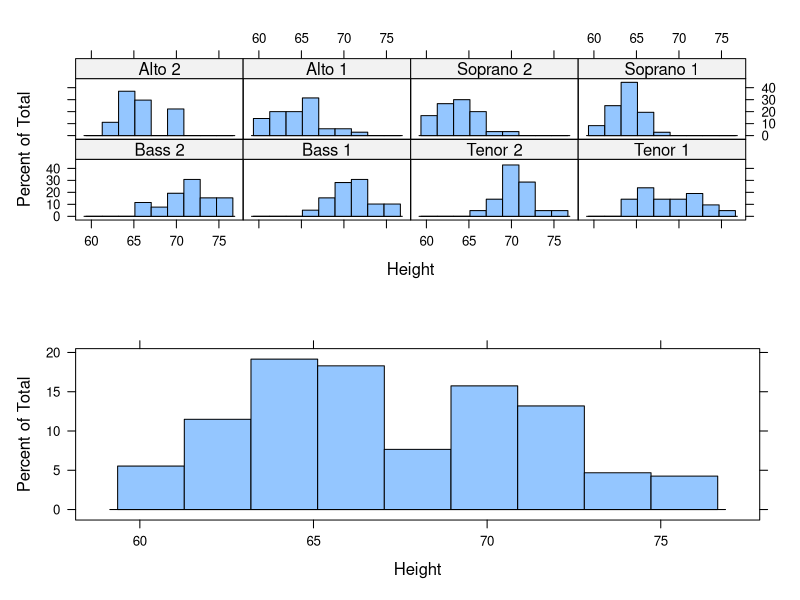
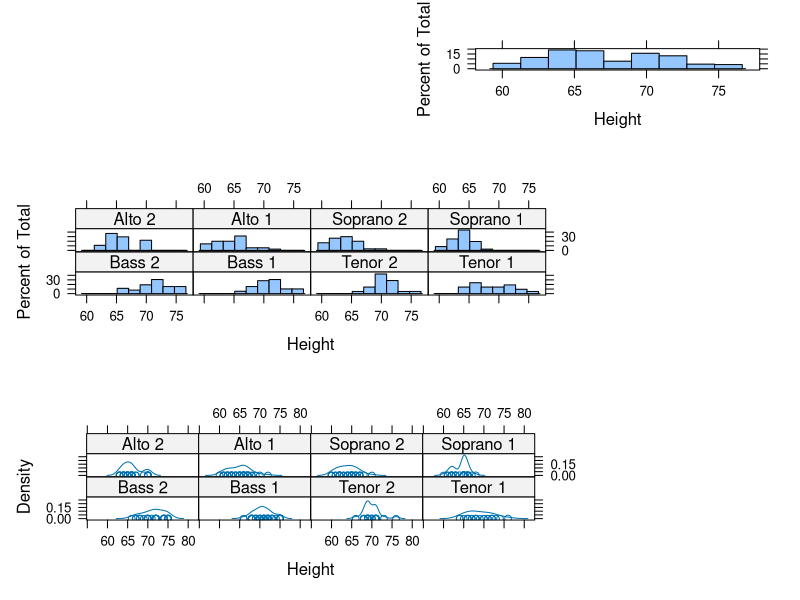
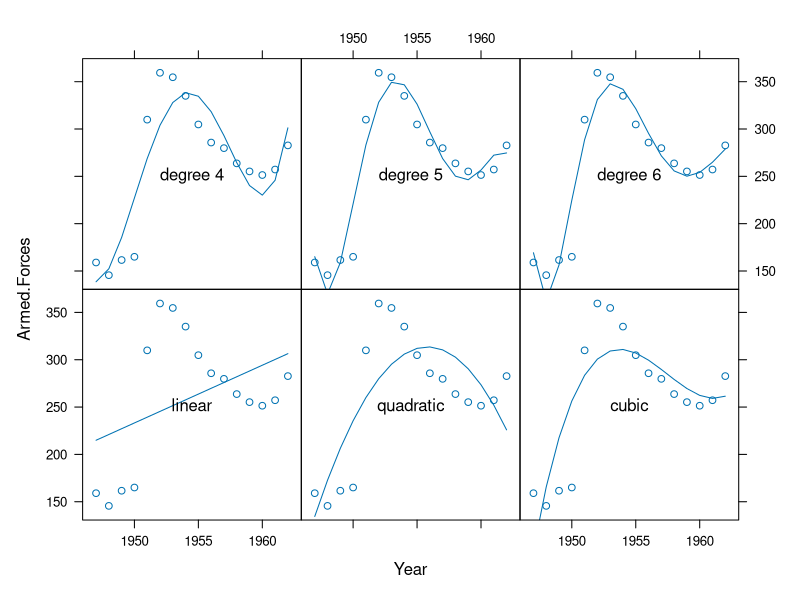

Reproduce these figures in R, in order.
library(lattice)


### Name: C_05_print.trellis
### Title: Plot and Summarize Trellis Objects
### Aliases: print.trellis plot.trellis summary.trellis dim.trellis
###   dimnames.trellis panel.error
### Keywords: hplot

### ** Examples


p11 <- histogram( ~ height | voice.part, data = singer, xlab="Height")
p12 <- densityplot( ~ height | voice.part, data = singer, xlab = "Height")
p2 <- histogram( ~ height, data = singer, xlab = "Height")


## simple positioning by split
print(p11, split=c(1,1,1,2), more=TRUE)
print(p2, split=c(1,2,1,2))

## Combining split and position:
print(p11, position = c(0,0,.75,.75), split=c(1,1,1,2), more=TRUE)
print(p12, position = c(0,0,.75,.75), split=c(1,2,1,2), more=TRUE)
print(p2, position = c(.5,.75,1,1), more=FALSE)

## Using seekViewport

## repeat same plot, with different polynomial fits in each panel
xyplot(Armed.Forces ~ Year, longley, index.cond = list(rep(1, 6)),
       layout = c(3, 2),
       panel = function(x, y, ...)
       {
           panel.xyplot(x, y, ...)
           fm <- lm(y ~ poly(x, panel.number()))
           llines(x, predict(fm))
       })

## Not run: 
##D grid::seekViewport(trellis.vpname("panel", 1, 1))
##D cat("Click somewhere inside the first panel:\n")
##D ltext(grid::grid.locator(), lab = "linear")
## End(Not run)

grid::seekViewport(trellis.vpname("panel", 1, 1))
grid::grid.text("linear")

grid::seekViewport(trellis.vpname("panel", 2, 1))
grid::grid.text("quadratic")

grid::seekViewport(trellis.vpname("panel", 3, 1))
grid::grid.text("cubic")

grid::seekViewport(trellis.vpname("panel", 1, 2))
grid::grid.text("degree 4")

grid::seekViewport(trellis.vpname("panel", 2, 2))
grid::grid.text("degree 5")

grid::seekViewport(trellis.vpname("panel", 3, 2))
grid::grid.text("degree 6")
